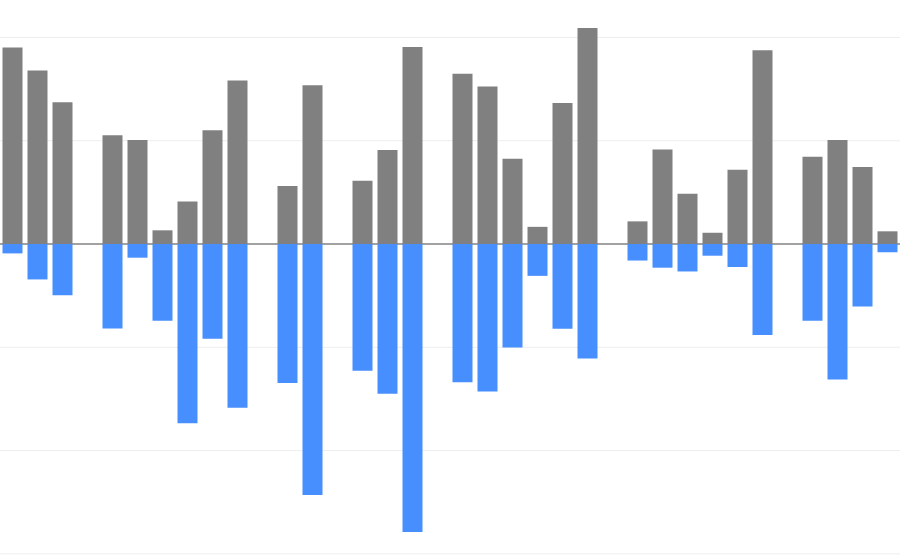

Source (notebook cell):
### Code cell
### balancos_por_periodo
periodo = "dia"
n = 30

tbl = db.saldos_transac_periodo(periodo=periodo, n=n)
if periodo == "sem":
    tbl["Data"] = tbl["Data"].apply(lambda x: datetime.strptime(x+"-0", "%Y-%W-%w"))
tbl["Data"] = pd.to_datetime(tbl.Data)
tbl["SomasDisplay"] = tbl["Somas"]\
    .apply(lambda x: f"{x:_.2f}".replace(".", ",").replace("_", " "))
tbl["AbatDisplay"] = tbl["Abatimentos"]\
    .apply(lambda x: f"{x:_.2f}".replace(".", ",").replace("_", " "))

datestr = "%B de %Y"
if periodo == "dia":
    datestr = "%d de %B de %Y"
elif periodo == "sem":
    datestr = "%Y, semana %W"

layout = pg.Layout(
    margin=dict(l=0, r=0, t=0, b=0),
    template="none",
    showlegend=False,
    hovermode="x unified",
    xaxis=dict(
        tickmode="array",
        tickvals=[i for i in tbl["Data"]],
        ticktext=[i.strftime(datestr) for i in tbl["Data"]]
    )
)

fig = pg.Figure(layout=layout)
fig.add_trace(pg.Bar(
    x=tbl["Data"], y=tbl["Somas"], name="Somas",
    customdata=tbl[["SomasDisplay"]],
    hovertemplate="<b>R$ %{customdata[0]}</b>",
    offsetgroup=0,
    marker=dict(color=CORES[1])
))
fig.add_trace(pg.Bar(
    x=tbl["Data"], y=tbl["Abatimentos"], name="Abatimentos",
    customdata=tbl[["AbatDisplay"]],
    hovertemplate="<b>R$ %{customdata[0]}</b>",
    offsetgroup=0,
    marker=dict(color=CORES[0])
))
fig.show(config={"displayModeBar": False})

### Figure 1 — Plotly figure (JSON) as saved in the notebook; plotly's stock layout.template omitted (floating-point values rounded to 4 significant figures)
{"data": [{"customdata": [["1 901,80"], ["1 679,70"], ["1 373,30"], ["1 052,20"], ["1 007,10"], ["132,50"], ["412,50"], ["1 100,60"], ["1 583,90"], ["561,80"], ["1 537,50"], ["611,70"], ["910,10"], ["1 907,20"], ["1 648,90"], ["1 525,60"], ["825,80"], ["166,10"], ["1 364,10"], ["2 091,30"], ["219,10"], ["914,60"], ["485,70"], ["108,80"], ["720,00"], ["1 875,08"], ["843,60"], ["1 007,40"], ["745,30"], ["122,90"]], "hovertemplate": "<b>R$ %{customdata[0]}</b>", "marker": {"color": "gray"}, "name": "Somas", "offsetgroup": "0", "type": "bar", "x": ["2024-04-18T00:00:00", "2024-04-19T00:00:00", "2024-04-20T00:00:00", "2024-04-22T00:00:00", "2024-04-23T00:00:00", "2024-04-24T00:00:00", "2024-04-25T00:00:00", "2024-04-26T00:00:00", "2024-04-27T00:00:00", "2024-04-29T00:00:00", "2024-04-30T00:00:00", "2024-05-02T00:00:00", "2024-05-03T00:00:00", "2024-05-04T00:00:00", "2024-05-06T00:00:00", "2024-05-07T00:00:00", "2024-05-08T00:00:00", "2024-05-09T00:00:00", "2024-05-10T00:00:00", "2024-05-11T00:00:00", "2024-05-13T00:00:00", "2024-05-14T00:00:00", "2024-05-15T00:00:00", "2024-05-16T00:00:00", "2024-05-17T00:00:00", "2024-05-18T00:00:00", "2024-05-20T00:00:00", "2024-05-21T00:00:00", "2024-05-22T00:00:00", "2024-05-23T00:00:00"], "y": [1902.0, 1680.0, 1373.0, 1052.0, 1007.0, 132.5, 412.5, 1101.0, 1584.0, 561.8, 1538.0, 611.7, 910.1, 1907.0, 1649.0, 1526.0, 825.8, 166.1, 1364.0, 2091.0, 219.1, 914.6, 485.7, 108.8, 720, 1875.0, 843.6, 1007.0, 745.3, 122.9]}, {"customdata": [["-91,00"], ["-343,00"], ["-496,50"], ["-817,70"], ["-132,50"], ["-742,20"], ["-1 735,80"], ["-916,80"], ["-1 584,60"], ["-1 345,90"], ["-2 429,00"], ["-1 227,50"], ["-1 450,40"], ["-2 788,40"], ["-1 338,90"], ["-1 428,30"], ["-1 001,30"], ["-308,50"], ["-819,80"], ["-1 108,00"], ["-160,00"], ["-229,50"], ["-266,00"], ["-113,50"], ["-223,00"], ["-880,90"], ["-744,00"], ["-1 313,10"], ["-604,00"], ["-80,00"]], "hovertemplate": "<b>R$ %{customdata[0]}</b>", "marker": {"color": "#478eff"}, "name": "Abatimentos", "offsetgroup": "0", "type": "bar", "x": ["2024-04-18T00:00:00", "2024-04-19T00:00:00", "2024-04-20T00:00:00", "2024-04-22T00:00:00", "2024-04-23T00:00:00", "2024-04-24T00:00:00", "2024-04-25T00:00:00", "2024-04-26T00:00:00", "2024-04-27T00:00:00", "2024-04-29T00:00:00", "2024-04-30T00:00:00", "2024-05-02T00:00:00", "2024-05-03T00:00:00", "2024-05-04T00:00:00", "2024-05-06T00:00:00", "2024-05-07T00:00:00", "2024-05-08T00:00:00", "2024-05-09T00:00:00", "2024-05-10T00:00:00", "2024-05-11T00:00:00", "2024-05-13T00:00:00", "2024-05-14T00:00:00", "2024-05-15T00:00:00", "2024-05-16T00:00:00", "2024-05-17T00:00:00", "2024-05-18T00:00:00", "2024-05-20T00:00:00", "2024-05-21T00:00:00", "2024-05-22T00:00:00", "2024-05-23T00:00:00"], "y": [-91, -343, -496.5, -817.7, -132.5, -742.2, -1736.0, -916.8, -1585.0, -1346.0, -2429, -1228.0, -1450.0, -2788.0, -1339.0, -1428.0, -1001.0, -308.5, -819.8, -1108, -160, -229.5, -266, -113.5, -223, -880.9, -744, -1313.0, -604, -80]}], "layout": {"hovermode": "x unified", "margin": {"b": 0, "l": 0, "r": 0, "t": 0}, "showlegend": false, "xaxis": {"tickmode": "array", "ticktext": ["18 de abril de 2024", "19 de abril de 2024", "20 de abril de 2024", "22 de abril de 2024", "23 de abril de 2024", "24 de abril de 2024", "25 de abril de 2024", "26 de abril de 2024", "27 de abril de 2024", "29 de abril de 2024", "30 de abril de 2024", "02 de maio de 2024", "03 de maio de 2024", "04 de maio de 2024", "06 de maio de 2024", "07 de maio de 2024", "08 de maio de 2024", "09 de maio de 2024", "10 de maio de 2024", "11 de maio de 2024", "13 de maio de 2024", "14 de maio de 2024", "15 de maio de 2024", "16 de maio de 2024", "17 de maio de 2024", "18 de maio de 2024", "20 de maio de 2024", "21 de maio de 2024", "22 de maio de 2024", "23 de maio de 2024"], "tickvals": ["2024-04-18T00:00:00", "2024-04-19T00:00:00", "2024-04-20T00:00:00", "2024-04-22T00:00:00", "2024-04-23T00:00:00", "2024-04-24T00:00:00", "2024-04-25T00:00:00", "2024-04-26T00:00:00", "2024-04-27T00:00:00", "2024-04-29T00:00:00", "2024-04-30T00:00:00", "2024-05-02T00:00:00", "2024-05-03T00:00:00", "2024-05-04T00:00:00", "2024-05-06T00:00:00", "2024-05-07T00:00:00", "2024-05-08T00:00:00", "2024-05-09T00:00:00", "2024-05-10T00:00:00", "2024-05-11T00:00:00", "2024-05-13T00:00:00", "2024-05-14T00:00:00", "2024-05-15T00:00:00", "2024-05-16T00:00:00", "2024-05-17T00:00:00", "2024-05-18T00:00:00", "2024-05-20T00:00:00", "2024-05-21T00:00:00", "2024-05-22T00:00:00", "2024-05-23T00:00:00"]}}}
